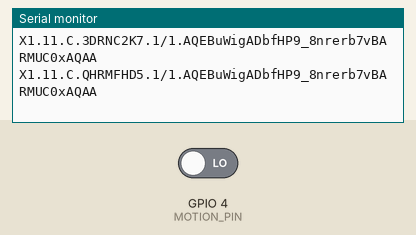
The sketch below on a simulated ESP32. On the bench: the last lines printed to the serial monitor. The test bench sets the inputs (shaded band); at power-on: GPIO 4 (MOTION_PIN) LOW. Random numbers use the default seed unless the sketch sets one.

Above: at 10.8 s.
10.9 s: GPIO 4 (MOTION_PIN) driven HIGH
At 16.2 s:
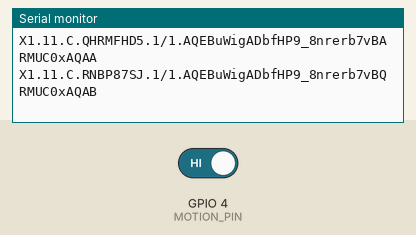
21.5 s: GPIO 4 (MOTION_PIN) driven LOW
At 26.3 s:
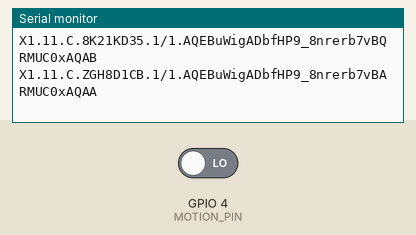
31.5 s: GPIO 4 (MOTION_PIN) driven HIGH
At 36.3 s:
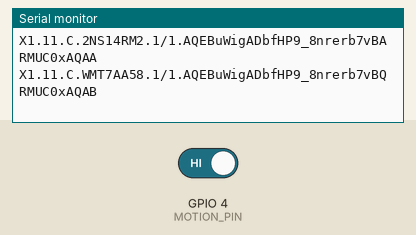
41.5 s: GPIO 4 (MOTION_PIN) driven LOW
At 46.3 s:
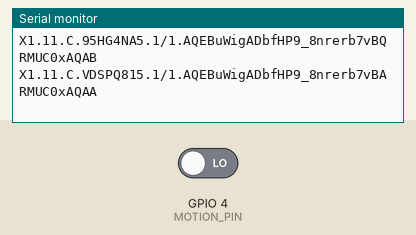
51.5 s: GPIO 4 (MOTION_PIN) driven HIGH
At 56.4 s:
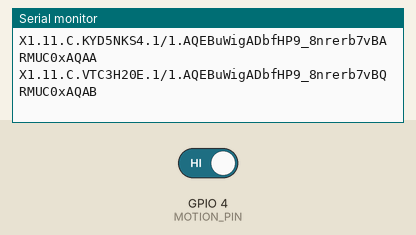

The sketch:

SentinelClearDemo.ino
```cpp
/*
  SentinelClearDemo.ino

  Generates XTOC/XCOM Sentinel (T=11) CLEAR packets and prints them to Serial.

  Wiring (example):
  - RCWL-0516 OUT -> MOTION_PIN
  - RCWL-0516 GND/VCC as required

  Output format:
    X1.11.C.<ID>.1/1.<base64url(payloadBytes)>
*/

#include <Arduino.h>
#include <math.h>

// ---- User config ----

static const uint32_t NODE_ID = 0xDEADBEEF;   // e.g. Meshtastic node id (hex)
static const char* LABEL = "LP-1";            // optional

static const float LAT = 35.9606f;            // required
static const float LON = -83.9207f;            // required

static const uint8_t MOTION_PIN = 4;           // RCWL-0516 digital OUT

// If you don't have RTC/NTP, set an approximate epoch base here.
// The sketch reports: epochMs = EPOCH_BASE_MS + millis().
static const uint64_t EPOCH_BASE_MS = 1735689600000ULL; // 2025-01-01T00:00:00Z (example)

// Optional IO masks (set HAS_IO=false if unused).
static const bool HAS_IO = false;
static const uint8_t IO_IN_MASK = 0x00;
static const uint8_t IO_OUT_MASK = 0x00;

// Sensor type codes (team convention)
static const uint8_t SENSOR_RCWL_MOTION = 1;  // value 0/1

// ---- Sentinel template constants ----

static const uint8_t SENTINEL_VERSION = 1;
static const uint8_t SENTINEL_MAX_LABEL_BYTES = 32;

struct SensorReading {
  uint8_t type;
  int16_t value;
};

static inline void writeU32BE(uint8_t* b, int& o, uint32_t v) {
  b[o++] = (uint8_t)((v >> 24) & 0xFF);
  b[o++] = (uint8_t)((v >> 16) & 0xFF);
  b[o++] = (uint8_t)((v >> 8) & 0xFF);
  b[o++] = (uint8_t)(v & 0xFF);
}

static inline void writeI32BE(uint8_t* b, int& o, int32_t v) {
  writeU32BE(b, o, (uint32_t)v);
}

static inline void writeI16BE(uint8_t* b, int& o, int16_t v) {
  b[o++] = (uint8_t)((v >> 8) & 0xFF);
  b[o++] = (uint8_t)(v & 0xFF);
}

// Minimal base64url encoder (no padding '=')
static String base64UrlEncode(const uint8_t* data, int len) {
  static const char* tbl = "ABCDEFGHIJKLMNOPQRSTUVWXYZabcdefghijklmnopqrstuvwxyz0123456789-_";
  String out;
  out.reserve(((len + 2) / 3) * 4);

  int i = 0;
  while (i + 2 < len) {
    const uint32_t n = ((uint32_t)data[i] << 16) | ((uint32_t)data[i + 1] << 8) | (uint32_t)data[i + 2];
    out += tbl[(n >> 18) & 63];
    out += tbl[(n >> 12) & 63];
    out += tbl[(n >> 6) & 63];
    out += tbl[n & 63];
    i += 3;
  }

  const int rem = len - i;
  if (rem == 1) {
    const uint32_t n = ((uint32_t)data[i] << 16);
    out += tbl[(n >> 18) & 63];
    out += tbl[(n >> 12) & 63];
  } else if (rem == 2) {
    const uint32_t n = ((uint32_t)data[i] << 16) | ((uint32_t)data[i + 1] << 8);
    out += tbl[(n >> 18) & 63];
    out += tbl[(n >> 12) & 63];
    out += tbl[(n >> 6) & 63];
  }

  return out;
}

static String makePacketId(int len = 8) {
  static const char* alphabet = "0123456789ABCDEFGHJKMNPQRSTVWXYZ";
  const int n = (int)strlen(alphabet);
  String out;
  out.reserve(len);
  for (int i = 0; i < len; i++) {
    out += alphabet[random(n)];
  }
  return out;
}

void setup() {
  Serial.begin(115200);
  pinMode(MOTION_PIN, INPUT);

  // Best-effort seed.
  randomSeed((uint32_t)millis());
}

void loop() {
  const bool motion = (digitalRead(MOTION_PIN) == HIGH);
  const uint64_t epochMs = EPOCH_BASE_MS + (uint64_t)millis();
  const uint32_t unixMinutes = (uint32_t)(epochMs / 60000ULL);

  // Build sensor list (add more as needed)
  SensorReading sensors[1];
  const uint8_t sensorCount = 1;
  sensors[0] = { SENSOR_RCWL_MOTION, (int16_t)(motion ? 1 : 0) };

  const bool hasLabel = (LABEL && LABEL[0] != '\0');
  const int labelLen = hasLabel ? (int)min((size_t)SENTINEL_MAX_LABEL_BYTES, strlen(LABEL)) : 0;

  uint8_t flags = 0;
  if (motion) flags |= 1;      // alert
  if (HAS_IO) flags |= 2;
  if (hasLabel) flags |= 4;

  // Layout v1:
  // base(19) + io(2?) + label(1+N?) + sensors(sensorCount*3)
  const int totalLen = 19 + (HAS_IO ? 2 : 0) + (hasLabel ? (1 + labelLen) : 0) + (int)sensorCount * 3;
  if (totalLen > 128) {
    Serial.println("ERROR: payload too large");
    delay(5000);
    return;
  }

  uint8_t buf[128];
  int o = 0;
  buf[o++] = SENTINEL_VERSION;
  buf[o++] = sensorCount;
  writeU32BE(buf, o, unixMinutes);

  const int32_t latE5 = (int32_t)lround((double)LAT * 100000.0);
  const int32_t lonE5 = (int32_t)lround((double)LON * 100000.0);
  writeI32BE(buf, o, latE5);
  writeI32BE(buf, o, lonE5);
  writeU32BE(buf, o, NODE_ID);
  buf[o++] = flags;

  if (HAS_IO) {
    buf[o++] = IO_IN_MASK;
    buf[o++] = IO_OUT_MASK;
  }

  if (hasLabel) {
    buf[o++] = (uint8_t)labelLen;
    memcpy(buf + o, LABEL, (size_t)labelLen);
    o += labelLen;
  }

  for (uint8_t i = 0; i < sensorCount; i++) {
    buf[o++] = sensors[i].type;
    writeI16BE(buf, o, sensors[i].value);
  }

  const String payloadB64Url = base64UrlEncode(buf, o);
  const String pktId = makePacketId(8);
  const String wrapper = String("X1.11.C.") + pktId + ".1/1." + payloadB64Url;

  Serial.println(wrapper);
  delay(5000);
}
```

Measured:
- after the input at 10.9 s, the serial monitor: prints a new line after 4.1 s (image 1)
- after the input at 21.5 s, the serial monitor: prints a new line after 3.5 s (image 2)
- after the input at 31.5 s, the serial monitor: prints a new line after 3.5 s (image 3)
- after the input at 41.5 s, the serial monitor: prints a new line after 3.5 s (image 4)
- after the input at 51.5 s, the serial monitor: prints a new line after 3.5 s (image 5)
